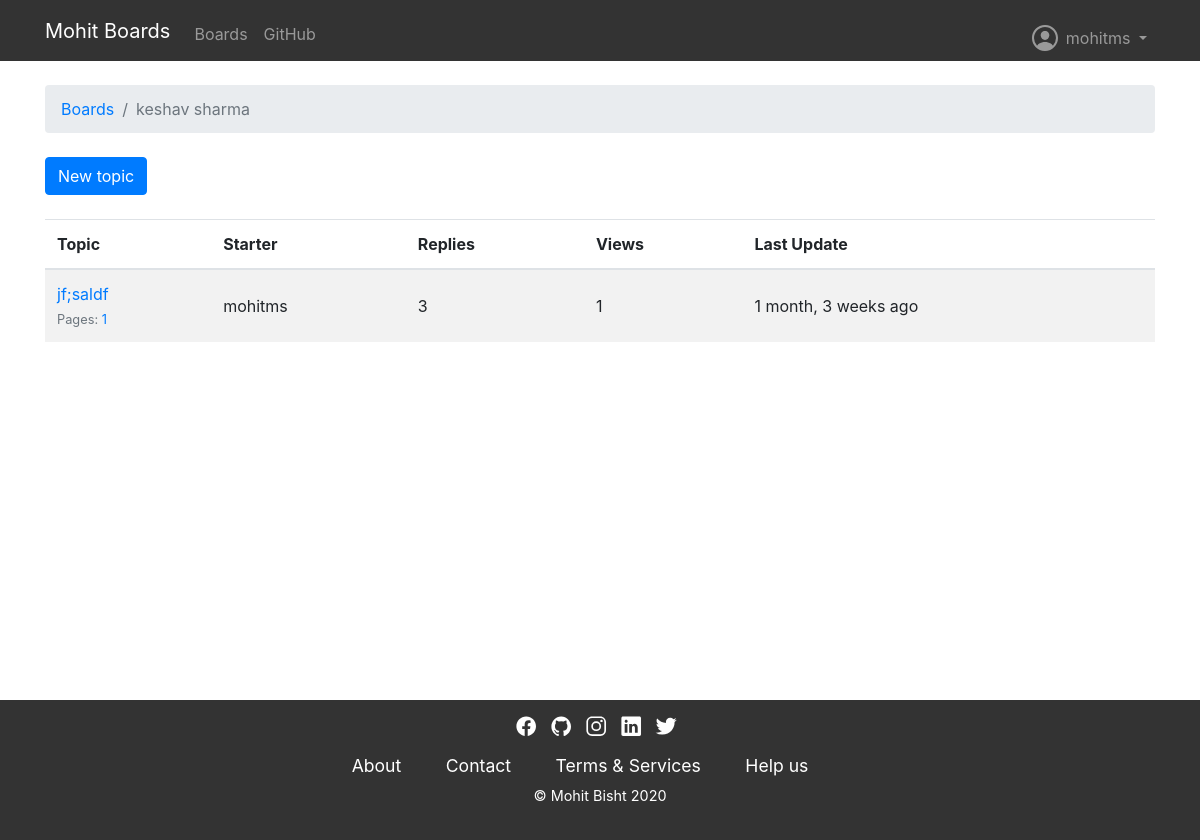
The app's page /boards/13/ (signed in) with its own data.
### chatsite/models.py (models this page shows, shortened)
class Board(models.Model):
    name = models.CharField(max_length=30, unique=True)
    description = models.CharField(max_length=100)

class Topic(models.Model):
    subject = models.CharField(max_length=255)
    last_updated = models.DateTimeField(auto_now_add=True)
    board = models.ForeignKey(Board, on_delete=models.CASCADE, related_name='topics')
    starter = models.ForeignKey(User, on_delete=models.CASCADE, related_name='topics')
    views = models.PositiveIntegerField(default=0)
    def get_page_count(self):
        count = self.posts.count()
        pages = count / 20
        return math.ceil(pages)
    def has_many_pages(self, count=None):
        if count is None:
            count = self.get_page_count()
        return count > 6
    def get_page_range(self):
        count = self.get_page_count()
        if self.has_many_pages(count):
            return range(1, 5)
        return range(1, count + 1)

### chatsite/views.py (the view)
# urls.py: url(r'^boards/(?P<pk>\d+)/$', views.TopicListView.as_view(), name='board_topics'),
class TopicListView(ListView):
    model = Topic
    context_object_name = 'topics'
    template_name = 'topics.html'
    paginate_by = 20
    def get_context_data(self, **kwargs):
        kwargs['board'] = self.board
        return super().get_context_data(**kwargs)
    def get_queryset(self):
        self.board = get_object_or_404(Board, pk=self.kwargs.get('pk'))
        queryset = self.board.topics.order_by('-last_updated').annotate(replies=Count('posts') - 1)
        return queryset

### templates/topics.html (shortened to what this page needs)
{% extends 'base.html' %}
{% load humanize %}
{% block breadcrumb %}
  <li class="breadcrumb-item"><a href="{% url 'home' %}">Boards</a></li>
  <li class="breadcrumb-item active">{{ board.name }}</li>
{% endblock %}
{% block content %}
  <div class="mb-4">
    <a href="{% url 'new_topic' board.pk %}" class="btn btn-primary">New topic</a>
  </div>
  <table class="table table-striped mb-4">
    <thead class="thead-inverse">
      <tr>
        <th>Topic</th>
        <th>Starter</th>
        <th>Replies</th>
        <th>Views</th>
        <th>Last Update</th>
      </tr>
    </thead>
    <tbody>
      {% for topic in topics %}
        {% url 'topic_posts' board.pk topic.pk as topic_url %}
        <tr>
          <td>
            <p class="mb-0">
              <a href="{{ topic_url }}">{{ topic.subject }}</a>
            </p>
            <small class="text-muted">
              Pages:
              {% for i in topic.get_page_range %}
                <a href="{{ topic_url }}?page={{ i }}">{{ i }}</a>
              {% endfor %}
            </small>
          </td>
          <td class="align-middle">{{ topic.starter.username }}</td>
          <td class="align-middle">{{ topic.replies }}</td>
          <td class="align-middle">{{ topic.views }}</td>
          <td class="align-middle">{{ topic.last_updated|naturaltime }}</td>
        </tr>
      {% endfor %}
    </tbody>
  </table>
{% endblock %}

### templates/base.html (shortened to what this page needs)
{% load static %}<!DOCTYPE html>
<html>
  <head>
    <link rel="stylesheet" href="{% static 'css/bootstrap.min.css' %}">
    <link rel="stylesheet" href="{% static 'css/footer.css' %}">
    <link rel="stylesheet" href="{% static 'css/base-nav.css' %}">
  </head>
  <body>
    {% block body %}
      <div class="wrapper my-container">
        <div class="main">
        <nav class="navbar navbar-expand-sm navbar-dark bg-dark custom-nav">
          <div class="container">
            <a class="navbar-brand" href="">Mohit Boards</a>
            <div class="collapse navbar-collapse" id="mainMenu">
              <ul class="navbar-nav">
                <li class="nav-item">
                  <a class="nav-link" href="{% url 'home' %}">Boards</a>
                </li>
                <li class="nav-item">
                  <a class="nav-link" href="https://github.com/Mohitb07/mohitboard" target="_blank" rel="noopener noreferrer">GitHub</a>
                </li>
              </ul>
              {% if user.is_authenticated %}
                <ul class="navbar-nav ml-auto">
                  <li class="nav-item dropdown">
                    <a class="nav-link dropdown-toggle" href="#" id="userMenu" data-toggle="dropdown" aria-haspopup="true" aria-expanded="false">
                     <span><ion-icon class="icon-ion" name="person-circle-outline" size="large"></ion-icon></span> {{ user.username }}
                    </a>
                  </li>
                </ul>
              {% else %}
                <form class="form-inline ml-auto">
                  <a href="{% url 'login' %}" class="btn btn-outline-success mt-2">Log in</a>
                  <a href="{% url 'signup' %}" class="btn btn-primary ml-2 mt-2">Sign up</a>
                </form>
              {% endif %}
            </div>
          </div>
        </nav>
        <div class="container">
          <ol class="breadcrumb my-4">
            {% block breadcrumb %}
            {% endblock %}
          </ol>
          {% if user.is_authenticated %}
          {% block content %}
          {% endblock %}
          {% else %}
          <div class="container-fluid jumbotron">
            <p class="lead mypara">Please Login first to view the latest post 😊</p>
          </div>
          {% endif %}
        </div>
      </div>
    </div>
      <footer>
        <div class="social container">
          <a href="https://www.facebook.com/mohit.bisht.1903" target="_blank" rel="noopener noreferrer"><ion-icon name="logo-facebook" class="pr-2"></ion-icon></a>
          <a target="_blank" href="https://www.github.com/Mohitb07" rel="noopener noreferrer"><ion-icon name="logo-github" class="pr-2"></ion-icon></a>
          <a target="_blank" href="https://www.instagram.com/mohitbisht1903" rel="noopener noreferrer"><ion-icon name="logo-instagram" class="pr-2"></ion-icon></a>
          <a target="_blank" href="https://www.linkedin.com/in/mohit-bisht-b602511b3/" rel="noopener noreferrer"><ion-icon name="logo-linkedin" class="pr-2"></ion-icon></a>
          <a href="https://www.twitter.com/Mohitb07" target="_blank" rel="noopener noreferrer"><ion-icon name="logo-twitter" class="pr-2"></ion-icon></a>
        </div>
        <div class="footer-menu text-center container">
            <a href="">About</a>
            <a href="">Contact</a>
            <a href="">Terms & Services</a>
            <a href="">Help us</a>
        </div>
        <div class="copyright">
          <p class="text-center">&copy; Mohit Bisht {% now "Y" %}</p>
        </div>
    </footer>
    {% endblock body %}
  </body>
</html>

### static/css/footer.css (style rules this page uses)
html,body { height: 100%; }
.my-container { min-height: 100%; }
.main { overflow: auto; padding-bottom: 100px; }
footer { position: relative; margin-top: -100px; height: 100px; background-color:rgba(0, 0, 0, .8); color: white; clear: both; }
footer .social { text-align: center; padding-top:1%; }
footer .social a { color: white; font-size: 140%; }
.footer-menu a { display: inline-block; padding-right: 40px; font-size: 110%; text-decoration: none; color: white !important; margin-top: 7px; }
.copyright { font-size: 90%; margin-top: 6px; }
@media (min-width: 1025px) and (max-width: 1280px) { footer { height: 140px; } }

### static/css/base-nav.css (style rules this page uses)
* { margin: 0; padding: 0; box-sizing: border-box; }
html { font-family:'Lato','Arial',sans-serif; scroll-behavior: smooth; text-rendering: optimizeLegibility; }
.custom-nav { background-color: rgba(0, 0, 0, .8) !important; }
.navbar-nav > li > a { padding-top:4px !important; padding-bottom:5px !important;height: 25px; }
.navbar { min-height:32px !important }
.icon-ion { position: relative; top: 10px; }
#userMenu { margin-bottom: 20px; }

### records on screen
Board: name "keshav sharma"
Topic: subject "jf;saldf", get_page_range "1", starter.username "mohitms", replies "3", views "1", last_updated "1 month, 3 weeks ago"

### other values on screen
{{ user.username }} "mohitms"
